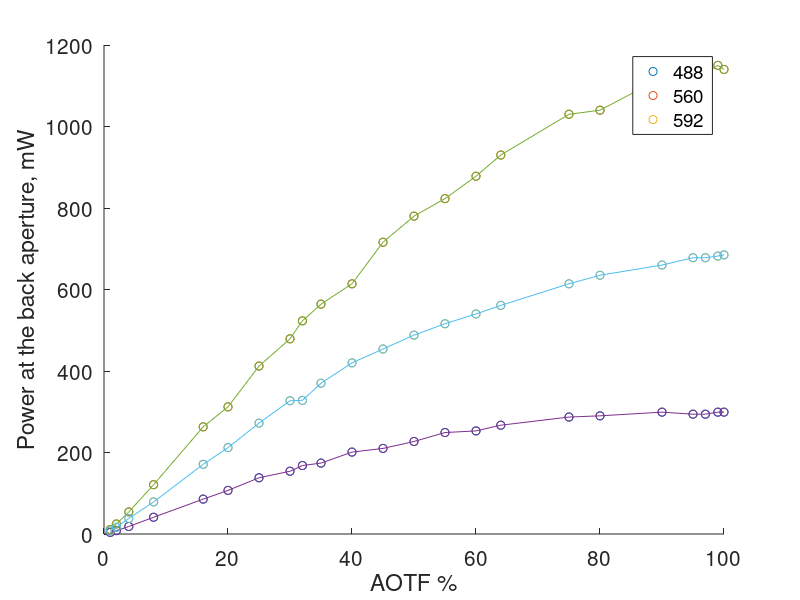

This figure's MATLAB source:
% Laser power assignment 
% 20180829


% laser power at the back apature was recorded using the power measuring
% tool for the 488, 560, 592, 642 lasers using max power (300 mW for the
% 488, 500mW for the rest). The exposure time was set to 3000 ms
% Powers at 1,2,4,8,16,32,64,75,80,90,95,97,99,100 were assigned. 
% I added the powers at 60,55,50,45,,40,35,30,25,20


% 488 laser
clear; clc; close all;
percent = [1,2,4,8,16,32,64,75,80,90,95,97,99,100,60,55,50,45,40,35,30,25,20];
power488 = [3.89,8.25,18.4,41.1,85.6,168,267,287,290,299,294,294,299,299,253,249,227,210,201,174,154,138,107];


power560 = [0.011,0.0246,0.0542,0.121,0.263,0.523,0.93,1.03,1.04,1.12,1.14,1.13,1.15,1.14,0.878,0.823,0.780,0.716,0.614,0.564,0.479,0.412,0.312]*1000;

power592 = [7.29,16.4,38.2,78.7,171,328,561,614,635,660,678,678,682,685,540,516,488,454,420,370,327,272,212];


figure(1); hold on

plot(percent, power488,'o');
plot(percent, power560,'o');
plot(percent, power592,'o');

xlabel('AOTF %');
ylabel('Power, uW');

set(gca,'FontSize',15);

%%

clear; clc; close all;
percent = [1,2,4,8,16,20,25,30,32,35,40,45 ,50,55,60,64,75,80,90,95,97,99,100];
power488 = [3.89,8.25,18.4,41.1,85.6,107, 138,154,168,174,201,210,227 ,249 253,267,287,290,299,294,294,299,299];
power560 = [0.011,0.0246,0.0542,0.121,0.263,0.312,0.412 ,0.479,0.523,0.564,0.614,0.716 ,0.780,0.823 ,0.878,0.93,1.03,1.04,1.12,1.14,1.13,1.15,1.14]*1000;
power592 = [7.29,16.4,38.2,78.7,171,212,272,327,328,370,420,454,488,516,540,561,614,635,660,678,678,682,685];

figure(1); hold on;
plot(percent,power488,'o-');
plot(percent,power560,'o-');
plot(percent,power592,'o-');

legend('488','560','592');

xlabel('AOTF %');
ylabel('Power at the back aperture, mW');

set(gca,'FontSize',15);


